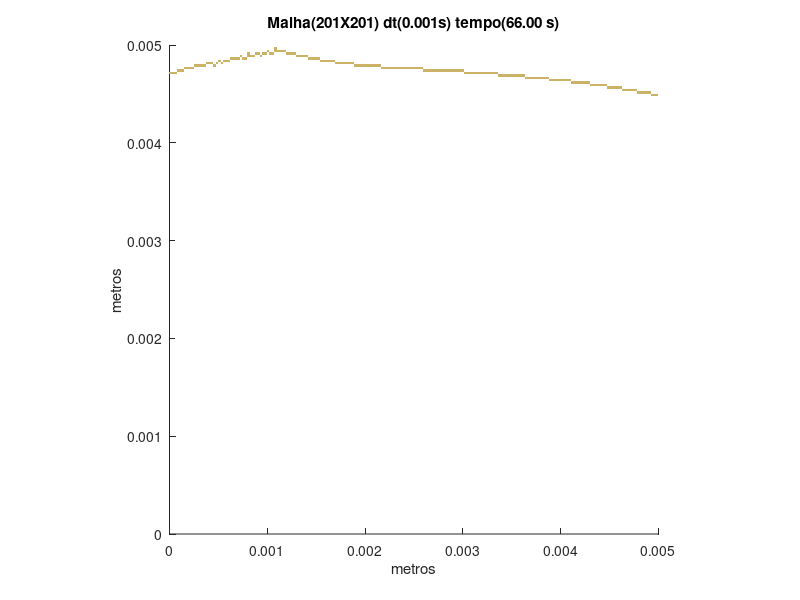

MATLAB code for this plot:
set (gca,'PlotBoxAspectRatio',[1 1 1],'Xlim',[0,0.005],'Ylim',[0,0.005])
hold on
title('Malha(201X201) dt(0.001s) tempo(66.00 s)')
hold on
ylabel('metros')
hold on
xlabel('metros')
hold on

fill([0.00492537313432836 0.00492537313432836 0.00495024875621891 0.00495024875621891],[0.00447761194029851 0.00450248756218905 0.00450248756218905 0.00447761194029851],[0.8,0.7,0.4],'LineStyle','none')

fill([0.00495024875621891 0.00495024875621891 0.00497512437810945 0.00497512437810945],[0.00447761194029851 0.00450248756218905 0.00450248756218905 0.00447761194029851],[0.8,0.7,0.4],'LineStyle','none')

fill([0.00497512437810945 0.00497512437810945 0.005 0.005],[0.00447761194029851 0.00450248756218905 0.00450248756218905 0.00447761194029851],[0.8,0.7,0.4],'LineStyle','none')

fill([0.00477611940298507 0.00477611940298507 0.00480099502487562 0.00480099502487562],[0.00450248756218905 0.0045273631840796 0.0045273631840796 0.00450248756218905],[0.8,0.7,0.4],'LineStyle','none')

fill([0.00480099502487562 0.00480099502487562 0.00482587064676617 0.00482587064676617],[0.00450248756218905 0.0045273631840796 0.0045273631840796 0.00450248756218905],[0.8,0.7,0.4],'LineStyle','none')

fill([0.00482587064676617 0.00482587064676617 0.00485074626865672 0.00485074626865672],[0.00450248756218905 0.0045273631840796 0.0045273631840796 0.00450248756218905],[0.8,0.7,0.4],'LineStyle','none')

fill([0.00485074626865672 0.00485074626865672 0.00487562189054726 0.00487562189054726],[0.00450248756218905 0.0045273631840796 0.0045273631840796 0.00450248756218905],[0.8,0.7,0.4],'LineStyle','none')

fill([0.00487562189054726 0.00487562189054726 0.00490049751243781 0.00490049751243781],[0.00450248756218905 0.0045273631840796 0.0045273631840796 0.00450248756218905],[0.8,0.7,0.4],'LineStyle','none')

fill([0.00490049751243781 0.00490049751243781 0.00492537313432836 0.00492537313432836],[0.00450248756218905 0.0045273631840796 0.0045273631840796 0.00450248756218905],[0.8,0.7,0.4],'LineStyle','none')

fill([0.00462686567164179 0.00462686567164179 0.00465174129353234 0.00465174129353234],[0.0045273631840796 0.00455223880597015 0.00455223880597015 0.0045273631840796],[0.8,0.7,0.4],'LineStyle','none')

fill([0.00465174129353234 0.00465174129353234 0.00467661691542289 0.00467661691542289],[0.0045273631840796 0.00455223880597015 0.00455223880597015 0.0045273631840796],[0.8,0.7,0.4],'LineStyle','none')

fill([0.00467661691542289 0.00467661691542289 0.00470149253731343 0.00470149253731343],[0.0045273631840796 0.00455223880597015 0.00455223880597015 0.0045273631840796],[0.8,0.7,0.4],'LineStyle','none')

fill([0.00470149253731343 0.00470149253731343 0.00472636815920398 0.00472636815920398],[0.0045273631840796 0.00455223880597015 0.00455223880597015 0.0045273631840796],[0.8,0.7,0.4],'LineStyle','none')

fill([0.00472636815920398 0.00472636815920398 0.00475124378109453 0.00475124378109453],[0.0045273631840796 0.00455223880597015 0.00455223880597015 0.0045273631840796],[0.8,0.7,0.4],'LineStyle','none')

fill([0.00475124378109453 0.00475124378109453 0.00477611940298507 0.00477611940298507],[0.0045273631840796 0.00455223880597015 0.00455223880597015 0.0045273631840796],[0.8,0.7,0.4],'LineStyle','none')

fill([0.00447761194029851 0.00447761194029851 0.00450248756218905 0.00450248756218905],[0.00455223880597015 0.0045771144278607 0.0045771144278607 0.00455223880597015],[0.8,0.7,0.4],'LineStyle','none')

fill([0.00450248756218905 0.00450248756218905 0.0045273631840796 0.0045273631840796],[0.00455223880597015 0.0045771144278607 0.0045771144278607 0.00455223880597015],[0.8,0.7,0.4],'LineStyle','none')

fill([0.0045273631840796 0.0045273631840796 0.00455223880597015 0.00455223880597015],[0.00455223880597015 0.0045771144278607 0.0045771144278607 0.00455223880597015],[0.8,0.7,0.4],'LineStyle','none')

fill([0.00455223880597015 0.00455223880597015 0.0045771144278607 0.0045771144278607],[0.00455223880597015 0.0045771144278607 0.0045771144278607 0.00455223880597015],[0.8,0.7,0.4],'LineStyle','none')

fill([0.0045771144278607 0.0045771144278607 0.00460199004975124 0.00460199004975124],[0.00455223880597015 0.0045771144278607 0.0045771144278607 0.00455223880597015],[0.8,0.7,0.4],'LineStyle','none')

fill([0.00460199004975124 0.00460199004975124 0.00462686567164179 0.00462686567164179],[0.00455223880597015 0.0045771144278607 0.0045771144278607 0.00455223880597015],[0.8,0.7,0.4],'LineStyle','none')

fill([0.00430348258706468 0.00430348258706468 0.00432835820895522 0.00432835820895522],[0.0045771144278607 0.00460199004975124 0.00460199004975124 0.0045771144278607],[0.8,0.7,0.4],'LineStyle','none')

fill([0.00432835820895522 0.00432835820895522 0.00435323383084577 0.00435323383084577],[0.0045771144278607 0.00460199004975124 0.00460199004975124 0.0045771144278607],[0.8,0.7,0.4],'LineStyle','none')

fill([0.00435323383084577 0.00435323383084577 0.00437810945273632 0.00437810945273632],[0.0045771144278607 0.00460199004975124 0.00460199004975124 0.0045771144278607],[0.8,0.7,0.4],'LineStyle','none')

fill([0.00437810945273632 0.00437810945273632 0.00440298507462687 0.00440298507462687],[0.0045771144278607 0.00460199004975124 0.00460199004975124 0.0045771144278607],[0.8,0.7,0.4],'LineStyle','none')

fill([0.00440298507462687 0.00440298507462687 0.00442786069651741 0.00442786069651741],[0.0045771144278607 0.00460199004975124 0.00460199004975124 0.0045771144278607],[0.8,0.7,0.4],'LineStyle','none')

fill([0.00442786069651741 0.00442786069651741 0.00445273631840796 0.00445273631840796],[0.0045771144278607 0.00460199004975124 0.00460199004975124 0.0045771144278607],[0.8,0.7,0.4],'LineStyle','none')

fill([0.00445273631840796 0.00445273631840796 0.00447761194029851 0.00447761194029851],[0.0045771144278607 0.00460199004975124 0.00460199004975124 0.0045771144278607],[0.8,0.7,0.4],'LineStyle','none')

fill([0.0041044776119403 0.0041044776119403 0.00412935323383085 0.00412935323383085],[0.00460199004975124 0.00462686567164179 0.00462686567164179 0.00460199004975124],[0.8,0.7,0.4],'LineStyle','none')

fill([0.00412935323383085 0.00412935323383085 0.00415422885572139 0.00415422885572139],[0.00460199004975124 0.00462686567164179 0.00462686567164179 0.00460199004975124],[0.8,0.7,0.4],'LineStyle','none')

fill([0.00415422885572139 0.00415422885572139 0.00417910447761194 0.00417910447761194],[0.00460199004975124 0.00462686567164179 0.00462686567164179 0.00460199004975124],[0.8,0.7,0.4],'LineStyle','none')

fill([0.00417910447761194 0.00417910447761194 0.00420398009950249 0.00420398009950249],[0.00460199004975124 0.00462686567164179 0.00462686567164179 0.00460199004975124],[0.8,0.7,0.4],'LineStyle','none')

fill([0.00420398009950249 0.00420398009950249 0.00422885572139303 0.00422885572139303],[0.00460199004975124 0.00462686567164179 0.00462686567164179 0.00460199004975124],[0.8,0.7,0.4],'LineStyle','none')

fill([0.00422885572139303 0.00422885572139303 0.00425373134328358 0.00425373134328358],[0.00460199004975124 0.00462686567164179 0.00462686567164179 0.00460199004975124],[0.8,0.7,0.4],'LineStyle','none')

fill([0.00425373134328358 0.00425373134328358 0.00427860696517413 0.00427860696517413],[0.00460199004975124 0.00462686567164179 0.00462686567164179 0.00460199004975124],[0.8,0.7,0.4],'LineStyle','none')

fill([0.00427860696517413 0.00427860696517413 0.00430348258706468 0.00430348258706468],[0.00460199004975124 0.00462686567164179 0.00462686567164179 0.00460199004975124],[0.8,0.7,0.4],'LineStyle','none')

fill([0.00388059701492537 0.00388059701492537 0.00390547263681592 0.00390547263681592],[0.00462686567164179 0.00465174129353234 0.00465174129353234 0.00462686567164179],[0.8,0.7,0.4],'LineStyle','none')

fill([0.00390547263681592 0.00390547263681592 0.00393034825870647 0.00393034825870647],[0.00462686567164179 0.00465174129353234 0.00465174129353234 0.00462686567164179],[0.8,0.7,0.4],'LineStyle','none')

fill([0.00393034825870647 0.00393034825870647 0.00395522388059701 0.00395522388059701],[0.00462686567164179 0.00465174129353234 0.00465174129353234 0.00462686567164179],[0.8,0.7,0.4],'LineStyle','none')

fill([0.00395522388059701 0.00395522388059701 0.00398009950248756 0.00398009950248756],[0.00462686567164179 0.00465174129353234 0.00465174129353234 0.00462686567164179],[0.8,0.7,0.4],'LineStyle','none')

fill([0.00398009950248756 0.00398009950248756 0.00400497512437811 0.00400497512437811],[0.00462686567164179 0.00465174129353234 0.00465174129353234 0.00462686567164179],[0.8,0.7,0.4],'LineStyle','none')

fill([0.00400497512437811 0.00400497512437811 0.00402985074626866 0.00402985074626866],[0.00462686567164179 0.00465174129353234 0.00465174129353234 0.00462686567164179],[0.8,0.7,0.4],'LineStyle','none')

fill([0.00402985074626866 0.00402985074626866 0.0040547263681592 0.0040547263681592],[0.00462686567164179 0.00465174129353234 0.00465174129353234 0.00462686567164179],[0.8,0.7,0.4],'LineStyle','none')

fill([0.0040547263681592 0.0040547263681592 0.00407960199004975 0.00407960199004975],[0.00462686567164179 0.00465174129353234 0.00465174129353234 0.00462686567164179],[0.8,0.7,0.4],'LineStyle','none')

fill([0.00407960199004975 0.00407960199004975 0.0041044776119403 0.0041044776119403],[0.00462686567164179 0.00465174129353234 0.00465174129353234 0.00462686567164179],[0.8,0.7,0.4],'LineStyle','none')

fill([0.0036318407960199 0.0036318407960199 0.00365671641791045 0.00365671641791045],[0.00465174129353234 0.00467661691542289 0.00467661691542289 0.00465174129353234],[0.8,0.7,0.4],'LineStyle','none')

fill([0.00365671641791045 0.00365671641791045 0.003681592039801 0.003681592039801],[0.00465174129353234 0.00467661691542289 0.00467661691542289 0.00465174129353234],[0.8,0.7,0.4],'LineStyle','none')

fill([0.003681592039801 0.003681592039801 0.00370646766169154 0.00370646766169154],[0.00465174129353234 0.00467661691542289 0.00467661691542289 0.00465174129353234],[0.8,0.7,0.4],'LineStyle','none')

fill([0.00370646766169154 0.00370646766169154 0.00373134328358209 0.00373134328358209],[0.00465174129353234 0.00467661691542289 0.00467661691542289 0.00465174129353234],[0.8,0.7,0.4],'LineStyle','none')

fill([0.00373134328358209 0.00373134328358209 0.00375621890547264 0.00375621890547264],[0.00465174129353234 0.00467661691542289 0.00467661691542289 0.00465174129353234],[0.8,0.7,0.4],'LineStyle','none')

fill([0.00375621890547264 0.00375621890547264 0.00378109452736318 0.00378109452736318],[0.00465174129353234 0.00467661691542289 0.00467661691542289 0.00465174129353234],[0.8,0.7,0.4],'LineStyle','none')

fill([0.00378109452736318 0.00378109452736318 0.00380597014925373 0.00380597014925373],[0.00465174129353234 0.00467661691542289 0.00467661691542289 0.00465174129353234],[0.8,0.7,0.4],'LineStyle','none')

fill([0.00380597014925373 0.00380597014925373 0.00383084577114428 0.00383084577114428],[0.00465174129353234 0.00467661691542289 0.00467661691542289 0.00465174129353234],[0.8,0.7,0.4],'LineStyle','none')

fill([0.00383084577114428 0.00383084577114428 0.00385572139303483 0.00385572139303483],[0.00465174129353234 0.00467661691542289 0.00467661691542289 0.00465174129353234],[0.8,0.7,0.4],'LineStyle','none')

fill([0.00385572139303483 0.00385572139303483 0.00388059701492537 0.00388059701492537],[0.00465174129353234 0.00467661691542289 0.00467661691542289 0.00465174129353234],[0.8,0.7,0.4],'LineStyle','none')

fill([0.00335820895522388 0.00335820895522388 0.00338308457711443 0.00338308457711443],[0.00467661691542289 0.00470149253731343 0.00470149253731343 0.00467661691542289],[0.8,0.7,0.4],'LineStyle','none')

fill([0.00338308457711443 0.00338308457711443 0.00340796019900498 0.00340796019900498],[0.00467661691542289 0.00470149253731343 0.00470149253731343 0.00467661691542289],[0.8,0.7,0.4],'LineStyle','none')

fill([0.00340796019900498 0.00340796019900498 0.00343283582089552 0.00343283582089552],[0.00467661691542289 0.00470149253731343 0.00470149253731343 0.00467661691542289],[0.8,0.7,0.4],'LineStyle','none')

fill([0.00343283582089552 0.00343283582089552 0.00345771144278607 0.00345771144278607],[0.00467661691542289 0.00470149253731343 0.00470149253731343 0.00467661691542289],[0.8,0.7,0.4],'LineStyle','none')

fill([0.00345771144278607 0.00345771144278607 0.00348258706467662 0.00348258706467662],[0.00467661691542289 0.00470149253731343 0.00470149253731343 0.00467661691542289],[0.8,0.7,0.4],'LineStyle','none')

fill([0.00348258706467662 0.00348258706467662 0.00350746268656716 0.00350746268656716],[0.00467661691542289 0.00470149253731343 0.00470149253731343 0.00467661691542289],[0.8,0.7,0.4],'LineStyle','none')

fill([0.00350746268656716 0.00350746268656716 0.00353233830845771 0.00353233830845771],[0.00467661691542289 0.00470149253731343 0.00470149253731343 0.00467661691542289],[0.8,0.7,0.4],'LineStyle','none')

fill([0.00353233830845771 0.00353233830845771 0.00355721393034826 0.00355721393034826],[0.00467661691542289 0.00470149253731343 0.00470149253731343 0.00467661691542289],[0.8,0.7,0.4],'LineStyle','none')

fill([0.00355721393034826 0.00355721393034826 0.00358208955223881 0.00358208955223881],[0.00467661691542289 0.00470149253731343 0.00470149253731343 0.00467661691542289],[0.8,0.7,0.4],'LineStyle','none')

fill([0.00358208955223881 0.00358208955223881 0.00360696517412935 0.00360696517412935],[0.00467661691542289 0.00470149253731343 0.00470149253731343 0.00467661691542289],[0.8,0.7,0.4],'LineStyle','none')

fill([0.00360696517412935 0.00360696517412935 0.0036318407960199 0.0036318407960199],[0.00467661691542289 0.00470149253731343 0.00470149253731343 0.00467661691542289],[0.8,0.7,0.4],'LineStyle','none')

fill([0 0 2.48756218905473E-05 2.48756218905473E-05],[0.00470149253731343 0.00472636815920398 0.00472636815920398 0.00470149253731343],[0.8,0.7,0.4],'LineStyle','none')

fill([2.48756218905473E-05 2.48756218905473E-05 4.97512437810945E-05 4.97512437810945E-05],[0.00470149253731343 0.00472636815920398 0.00472636815920398 0.00470149253731343],[0.8,0.7,0.4],'LineStyle','none')

fill([4.97512437810945E-05 4.97512437810945E-05 7.46268656716418E-05 7.46268656716418E-05],[0.00470149253731343 0.00472636815920398 0.00472636815920398 0.00470149253731343],[0.8,0.7,0.4],'LineStyle','none')

fill([0.00300995024875622 0.00300995024875622 0.00303482587064677 0.00303482587064677],[0.00470149253731343 0.00472636815920398 0.00472636815920398 0.00470149253731343],[0.8,0.7,0.4],'LineStyle','none')

fill([0.00303482587064677 0.00303482587064677 0.00305970149253731 0.00305970149253731],[0.00470149253731343 0.00472636815920398 0.00472636815920398 0.00470149253731343],[0.8,0.7,0.4],'LineStyle','none')

fill([0.00305970149253731 0.00305970149253731 0.00308457711442786 0.00308457711442786],[0.00470149253731343 0.00472636815920398 0.00472636815920398 0.00470149253731343],[0.8,0.7,0.4],'LineStyle','none')

fill([0.00308457711442786 0.00308457711442786 0.00310945273631841 0.00310945273631841],[0.00470149253731343 0.00472636815920398 0.00472636815920398 0.00470149253731343],[0.8,0.7,0.4],'LineStyle','none')

fill([0.00310945273631841 0.00310945273631841 0.00313432835820896 0.00313432835820896],[0.00470149253731343 0.00472636815920398 0.00472636815920398 0.00470149253731343],[0.8,0.7,0.4],'LineStyle','none')

fill([0.00313432835820896 0.00313432835820896 0.0031592039800995 0.0031592039800995],[0.00470149253731343 0.00472636815920398 0.00472636815920398 0.00470149253731343],[0.8,0.7,0.4],'LineStyle','none')

fill([0.0031592039800995 0.0031592039800995 0.00318407960199005 0.00318407960199005],[0.00470149253731343 0.00472636815920398 0.00472636815920398 0.00470149253731343],[0.8,0.7,0.4],'LineStyle','none')

fill([0.00318407960199005 0.00318407960199005 0.0032089552238806 0.0032089552238806],[0.00470149253731343 0.00472636815920398 0.00472636815920398 0.00470149253731343],[0.8,0.7,0.4],'LineStyle','none')

fill([0.0032089552238806 0.0032089552238806 0.00323383084577114 0.00323383084577114],[0.00470149253731343 0.00472636815920398 0.00472636815920398 0.00470149253731343],[0.8,0.7,0.4],'LineStyle','none')

fill([0.00323383084577114 0.00323383084577114 0.00325870646766169 0.00325870646766169],[0.00470149253731343 0.00472636815920398 0.00472636815920398 0.00470149253731343],[0.8,0.7,0.4],'LineStyle','none')

fill([0.00325870646766169 0.00325870646766169 0.00328358208955224 0.00328358208955224],[0.00470149253731343 0.00472636815920398 0.00472636815920398 0.00470149253731343],[0.8,0.7,0.4],'LineStyle','none')

fill([0.00328358208955224 0.00328358208955224 0.00330845771144279 0.00330845771144279],[0.00470149253731343 0.00472636815920398 0.00472636815920398 0.00470149253731343],[0.8,0.7,0.4],'LineStyle','none')

fill([0.00330845771144279 0.00330845771144279 0.00333333333333333 0.00333333333333333],[0.00470149253731343 0.00472636815920398 0.00472636815920398 0.00470149253731343],[0.8,0.7,0.4],'LineStyle','none')

fill([0.00333333333333333 0.00333333333333333 0.00335820895522388 0.00335820895522388],[0.00470149253731343 0.00472636815920398 0.00472636815920398 0.00470149253731343],[0.8,0.7,0.4],'LineStyle','none')

fill([7.46268656716418E-05 7.46268656716418E-05 9.95024875621891E-05 9.95024875621891E-05],[0.00472636815920398 0.00475124378109453 0.00475124378109453 0.00472636815920398],[0.8,0.7,0.4],'LineStyle','none')

fill([9.95024875621891E-05 9.95024875621891E-05 0.000124378109452736 0.000124378109452736],[0.00472636815920398 0.00475124378109453 0.00475124378109453 0.00472636815920398],[0.8,0.7,0.4],'LineStyle','none')

fill([0.000124378109452736 0.000124378109452736 0.000149253731343284 0.000149253731343284],[0.00472636815920398 0.00475124378109453 0.00475124378109453 0.00472636815920398],[0.8,0.7,0.4],'LineStyle','none')

fill([0.00258706467661692 0.00258706467661692 0.00261194029850746 0.00261194029850746],[0.00472636815920398 0.00475124378109453 0.00475124378109453 0.00472636815920398],[0.8,0.7,0.4],'LineStyle','none')

fill([0.00261194029850746 0.00261194029850746 0.00263681592039801 0.00263681592039801],[0.00472636815920398 0.00475124378109453 0.00475124378109453 0.00472636815920398],[0.8,0.7,0.4],'LineStyle','none')

fill([0.00263681592039801 0.00263681592039801 0.00266169154228856 0.00266169154228856],[0.00472636815920398 0.00475124378109453 0.00475124378109453 0.00472636815920398],[0.8,0.7,0.4],'LineStyle','none')

fill([0.00266169154228856 0.00266169154228856 0.0026865671641791 0.0026865671641791],[0.00472636815920398 0.00475124378109453 0.00475124378109453 0.00472636815920398],[0.8,0.7,0.4],'LineStyle','none')

fill([0.0026865671641791 0.0026865671641791 0.00271144278606965 0.00271144278606965],[0.00472636815920398 0.00475124378109453 0.00475124378109453 0.00472636815920398],[0.8,0.7,0.4],'LineStyle','none')

fill([0.00271144278606965 0.00271144278606965 0.0027363184079602 0.0027363184079602],[0.00472636815920398 0.00475124378109453 0.00475124378109453 0.00472636815920398],[0.8,0.7,0.4],'LineStyle','none')

fill([0.0027363184079602 0.0027363184079602 0.00276119402985075 0.00276119402985075],[0.00472636815920398 0.00475124378109453 0.00475124378109453 0.00472636815920398],[0.8,0.7,0.4],'LineStyle','none')

fill([0.00276119402985075 0.00276119402985075 0.00278606965174129 0.00278606965174129],[0.00472636815920398 0.00475124378109453 0.00475124378109453 0.00472636815920398],[0.8,0.7,0.4],'LineStyle','none')

fill([0.00278606965174129 0.00278606965174129 0.00281094527363184 0.00281094527363184],[0.00472636815920398 0.00475124378109453 0.00475124378109453 0.00472636815920398],[0.8,0.7,0.4],'LineStyle','none')

fill([0.00281094527363184 0.00281094527363184 0.00283582089552239 0.00283582089552239],[0.00472636815920398 0.00475124378109453 0.00475124378109453 0.00472636815920398],[0.8,0.7,0.4],'LineStyle','none')

fill([0.00283582089552239 0.00283582089552239 0.00286069651741294 0.00286069651741294],[0.00472636815920398 0.00475124378109453 0.00475124378109453 0.00472636815920398],[0.8,0.7,0.4],'LineStyle','none')

fill([0.00286069651741294 0.00286069651741294 0.00288557213930348 0.00288557213930348],[0.00472636815920398 0.00475124378109453 0.00475124378109453 0.00472636815920398],[0.8,0.7,0.4],'LineStyle','none')

fill([0.00288557213930348 0.00288557213930348 0.00291044776119403 0.00291044776119403],[0.00472636815920398 0.00475124378109453 0.00475124378109453 0.00472636815920398],[0.8,0.7,0.4],'LineStyle','none')

fill([0.00291044776119403 0.00291044776119403 0.00293532338308458 0.00293532338308458],[0.00472636815920398 0.00475124378109453 0.00475124378109453 0.00472636815920398],[0.8,0.7,0.4],'LineStyle','none')

fill([0.00293532338308458 0.00293532338308458 0.00296019900497512 0.00296019900497512],[0.00472636815920398 0.00475124378109453 0.00475124378109453 0.00472636815920398],[0.8,0.7,0.4],'LineStyle','none')

fill([0.00296019900497512 0.00296019900497512 0.00298507462686567 0.00298507462686567],[0.00472636815920398 0.00475124378109453 0.00475124378109453 0.00472636815920398],[0.8,0.7,0.4],'LineStyle','none')

fill([0.00298507462686567 0.00298507462686567 0.00300995024875622 0.00300995024875622],[0.00472636815920398 0.00475124378109453 0.00475124378109453 0.00472636815920398],[0.8,0.7,0.4],'LineStyle','none')

fill([0.000149253731343284 0.000149253731343284 0.000174129353233831 0.000174129353233831],[0.00475124378109453 0.00477611940298507 0.00477611940298507 0.00475124378109453],[0.8,0.7,0.4],'LineStyle','none')

fill([0.000174129353233831 0.000174129353233831 0.000199004975124378 0.000199004975124378],[0.00475124378109453 0.00477611940298507 0.00477611940298507 0.00475124378109453],[0.8,0.7,0.4],'LineStyle','none')

fill([0.000199004975124378 0.000199004975124378 0.000223880597014925 0.000223880597014925],[0.00475124378109453 0.00477611940298507 0.00477611940298507 0.00475124378109453],[0.8,0.7,0.4],'LineStyle','none')

fill([0.000223880597014925 0.000223880597014925 0.000248756218905473 0.000248756218905473],[0.00475124378109453 0.00477611940298507 0.00477611940298507 0.00475124378109453],[0.8,0.7,0.4],'LineStyle','none')

fill([0.00216417910447761 0.00216417910447761 0.00218905472636816 0.00218905472636816],[0.00475124378109453 0.00477611940298507 0.00477611940298507 0.00475124378109453],[0.8,0.7,0.4],'LineStyle','none')

fill([0.00218905472636816 0.00218905472636816 0.00221393034825871 0.00221393034825871],[0.00475124378109453 0.00477611940298507 0.00477611940298507 0.00475124378109453],[0.8,0.7,0.4],'LineStyle','none')

fill([0.00221393034825871 0.00221393034825871 0.00223880597014925 0.00223880597014925],[0.00475124378109453 0.00477611940298507 0.00477611940298507 0.00475124378109453],[0.8,0.7,0.4],'LineStyle','none')

fill([0.00223880597014925 0.00223880597014925 0.0022636815920398 0.0022636815920398],[0.00475124378109453 0.00477611940298507 0.00477611940298507 0.00475124378109453],[0.8,0.7,0.4],'LineStyle','none')

fill([0.0022636815920398 0.0022636815920398 0.00228855721393035 0.00228855721393035],[0.00475124378109453 0.00477611940298507 0.00477611940298507 0.00475124378109453],[0.8,0.7,0.4],'LineStyle','none')

fill([0.00228855721393035 0.00228855721393035 0.0023134328358209 0.0023134328358209],[0.00475124378109453 0.00477611940298507 0.00477611940298507 0.00475124378109453],[0.8,0.7,0.4],'LineStyle','none')

fill([0.0023134328358209 0.0023134328358209 0.00233830845771144 0.00233830845771144],[0.00475124378109453 0.00477611940298507 0.00477611940298507 0.00475124378109453],[0.8,0.7,0.4],'LineStyle','none')

fill([0.00233830845771144 0.00233830845771144 0.00236318407960199 0.00236318407960199],[0.00475124378109453 0.00477611940298507 0.00477611940298507 0.00475124378109453],[0.8,0.7,0.4],'LineStyle','none')

fill([0.00236318407960199 0.00236318407960199 0.00238805970149254 0.00238805970149254],[0.00475124378109453 0.00477611940298507 0.00477611940298507 0.00475124378109453],[0.8,0.7,0.4],'LineStyle','none')

fill([0.00238805970149254 0.00238805970149254 0.00241293532338308 0.00241293532338308],[0.00475124378109453 0.00477611940298507 0.00477611940298507 0.00475124378109453],[0.8,0.7,0.4],'LineStyle','none')

fill([0.00241293532338308 0.00241293532338308 0.00243781094527363 0.00243781094527363],[0.00475124378109453 0.00477611940298507 0.00477611940298507 0.00475124378109453],[0.8,0.7,0.4],'LineStyle','none')

fill([0.00243781094527363 0.00243781094527363 0.00246268656716418 0.00246268656716418],[0.00475124378109453 0.00477611940298507 0.00477611940298507 0.00475124378109453],[0.8,0.7,0.4],'LineStyle','none')

fill([0.00246268656716418 0.00246268656716418 0.00248756218905473 0.00248756218905473],[0.00475124378109453 0.00477611940298507 0.00477611940298507 0.00475124378109453],[0.8,0.7,0.4],'LineStyle','none')

fill([0.00248756218905473 0.00248756218905473 0.00251243781094527 0.00251243781094527],[0.00475124378109453 0.00477611940298507 0.00477611940298507 0.00475124378109453],[0.8,0.7,0.4],'LineStyle','none')

fill([0.00251243781094527 0.00251243781094527 0.00253731343283582 0.00253731343283582],[0.00475124378109453 0.00477611940298507 0.00477611940298507 0.00475124378109453],[0.8,0.7,0.4],'LineStyle','none')

fill([0.00253731343283582 0.00253731343283582 0.00256218905472637 0.00256218905472637],[0.00475124378109453 0.00477611940298507 0.00477611940298507 0.00475124378109453],[0.8,0.7,0.4],'LineStyle','none')

fill([0.00256218905472637 0.00256218905472637 0.00258706467661692 0.00258706467661692],[0.00475124378109453 0.00477611940298507 0.00477611940298507 0.00475124378109453],[0.8,0.7,0.4],'LineStyle','none')

fill([0.000248756218905473 0.000248756218905473 0.00027363184079602 0.00027363184079602],[0.00477611940298507 0.00480099502487562 0.00480099502487562 0.00477611940298507],[0.8,0.7,0.4],'LineStyle','none')

fill([0.00027363184079602 0.00027363184079602 0.000298507462686567 0.000298507462686567],[0.00477611940298507 0.00480099502487562 0.00480099502487562 0.00477611940298507],[0.8,0.7,0.4],'LineStyle','none')

fill([0.000298507462686567 0.000298507462686567 0.000323383084577114 0.000323383084577114],[0.00477611940298507 0.00480099502487562 0.00480099502487562 0.00477611940298507],[0.8,0.7,0.4],'LineStyle','none')

fill([0.000323383084577114 0.000323383084577114 0.000348258706467662 0.000348258706467662],[0.00477611940298507 0.00480099502487562 0.00480099502487562 0.00477611940298507],[0.8,0.7,0.4],'LineStyle','none')

fill([0.000348258706467662 0.000348258706467662 0.000373134328358209 0.000373134328358209],[0.00477611940298507 0.00480099502487562 0.00480099502487562 0.00477611940298507],[0.8,0.7,0.4],'LineStyle','none')

fill([0.000447761194029851 0.000447761194029851 0.000472636815920398 0.000472636815920398],[0.00477611940298507 0.00480099502487562 0.00480099502487562 0.00477611940298507],[0.8,0.7,0.4],'LineStyle','none')

fill([0.00189054726368159 0.00189054726368159 0.00191542288557214 0.00191542288557214],[0.00477611940298507 0.00480099502487562 0.00480099502487562 0.00477611940298507],[0.8,0.7,0.4],'LineStyle','none')

fill([0.00191542288557214 0.00191542288557214 0.00194029850746269 0.00194029850746269],[0.00477611940298507 0.00480099502487562 0.00480099502487562 0.00477611940298507],[0.8,0.7,0.4],'LineStyle','none')

fill([0.00194029850746269 0.00194029850746269 0.00196517412935323 0.00196517412935323],[0.00477611940298507 0.00480099502487562 0.00480099502487562 0.00477611940298507],[0.8,0.7,0.4],'LineStyle','none')

fill([0.00196517412935323 0.00196517412935323 0.00199004975124378 0.00199004975124378],[0.00477611940298507 0.00480099502487562 0.00480099502487562 0.00477611940298507],[0.8,0.7,0.4],'LineStyle','none')

fill([0.00199004975124378 0.00199004975124378 0.00201492537313433 0.00201492537313433],[0.00477611940298507 0.00480099502487562 0.00480099502487562 0.00477611940298507],[0.8,0.7,0.4],'LineStyle','none')

fill([0.00201492537313433 0.00201492537313433 0.00203980099502488 0.00203980099502488],[0.00477611940298507 0.00480099502487562 0.00480099502487562 0.00477611940298507],[0.8,0.7,0.4],'LineStyle','none')

fill([0.00203980099502488 0.00203980099502488 0.00206467661691542 0.00206467661691542],[0.00477611940298507 0.00480099502487562 0.00480099502487562 0.00477611940298507],[0.8,0.7,0.4],'LineStyle','none')

fill([0.00206467661691542 0.00206467661691542 0.00208955223880597 0.00208955223880597],[0.00477611940298507 0.00480099502487562 0.00480099502487562 0.00477611940298507],[0.8,0.7,0.4],'LineStyle','none')

fill([0.00208955223880597 0.00208955223880597 0.00211442786069652 0.00211442786069652],[0.00477611940298507 0.00480099502487562 0.00480099502487562 0.00477611940298507],[0.8,0.7,0.4],'LineStyle','none')

fill([0.00211442786069652 0.00211442786069652 0.00213930348258706 0.00213930348258706],[0.00477611940298507 0.00480099502487562 0.00480099502487562 0.00477611940298507],[0.8,0.7,0.4],'LineStyle','none')

fill([0.00213930348258706 0.00213930348258706 0.00216417910447761 0.00216417910447761],[0.00477611940298507 0.00480099502487562 0.00480099502487562 0.00477611940298507],[0.8,0.7,0.4],'LineStyle','none')

fill([0.000373134328358209 0.000373134328358209 0.000398009950248756 0.000398009950248756],[0.00480099502487562 0.00482587064676617 0.00482587064676617 0.00480099502487562],[0.8,0.7,0.4],'LineStyle','none')

fill([0.000398009950248756 0.000398009950248756 0.000422885572139303 0.000422885572139303],[0.00480099502487562 0.00482587064676617 0.00482587064676617 0.00480099502487562],[0.8,0.7,0.4],'LineStyle','none')

fill([0.000422885572139303 0.000422885572139303 0.000447761194029851 0.000447761194029851],[0.00480099502487562 0.00482587064676617 0.00482587064676617 0.00480099502487562],[0.8,0.7,0.4],'LineStyle','none')

fill([0.000472636815920398 0.000472636815920398 0.000497512437810945 0.000497512437810945],[0.00480099502487562 0.00482587064676617 0.00482587064676617 0.00480099502487562],[0.8,0.7,0.4],'LineStyle','none')

fill([0.000522388059701492 0.000522388059701492 0.00054726368159204 0.00054726368159204],[0.00480099502487562 0.00482587064676617 0.00482587064676617 0.00480099502487562],[0.8,0.7,0.4],'LineStyle','none')

fill([0.00169154228855721 0.00169154228855721 0.00171641791044776 0.00171641791044776],[0.00480099502487562 0.00482587064676617 0.00482587064676617 0.00480099502487562],[0.8,0.7,0.4],'LineStyle','none')

fill([0.00171641791044776 0.00171641791044776 0.00174129353233831 0.00174129353233831],[0.00480099502487562 0.00482587064676617 0.00482587064676617 0.00480099502487562],[0.8,0.7,0.4],'LineStyle','none')

fill([0.00174129353233831 0.00174129353233831 0.00176616915422886 0.00176616915422886],[0.00480099502487562 0.00482587064676617 0.00482587064676617 0.00480099502487562],[0.8,0.7,0.4],'LineStyle','none')

fill([0.00176616915422886 0.00176616915422886 0.0017910447761194 0.0017910447761194],[0.00480099502487562 0.00482587064676617 0.00482587064676617 0.00480099502487562],[0.8,0.7,0.4],'LineStyle','none')

fill([0.0017910447761194 0.0017910447761194 0.00181592039800995 0.00181592039800995],[0.00480099502487562 0.00482587064676617 0.00482587064676617 0.00480099502487562],[0.8,0.7,0.4],'LineStyle','none')

fill([0.00181592039800995 0.00181592039800995 0.0018407960199005 0.0018407960199005],[0.00480099502487562 0.00482587064676617 0.00482587064676617 0.00480099502487562],[0.8,0.7,0.4],'LineStyle','none')

fill([0.0018407960199005 0.0018407960199005 0.00186567164179104 0.00186567164179104],[0.00480099502487562 0.00482587064676617 0.00482587064676617 0.00480099502487562],[0.8,0.7,0.4],'LineStyle','none')

fill([0.00186567164179104 0.00186567164179104 0.00189054726368159 0.00189054726368159],[0.00480099502487562 0.00482587064676617 0.00482587064676617 0.00480099502487562],[0.8,0.7,0.4],'LineStyle','none')

fill([0.000497512437810945 0.000497512437810945 0.000522388059701492 0.000522388059701492],[0.00482587064676617 0.00485074626865672 0.00485074626865672 0.00482587064676617],[0.8,0.7,0.4],'LineStyle','none')

fill([0.00054726368159204 0.00054726368159204 0.000572139303482587 0.000572139303482587],[0.00482587064676617 0.00485074626865672 0.00485074626865672 0.00482587064676617],[0.8,0.7,0.4],'LineStyle','none')

fill([0.000572139303482587 0.000572139303482587 0.000597014925373134 0.000597014925373134],[0.00482587064676617 0.00485074626865672 0.00485074626865672 0.00482587064676617],[0.8,0.7,0.4],'LineStyle','none')

fill([0.000597014925373134 0.000597014925373134 0.000621890547263682 0.000621890547263682],[0.00482587064676617 0.00485074626865672 0.00485074626865672 0.00482587064676617],[0.8,0.7,0.4],'LineStyle','none')

fill([0.00154228855721393 0.00154228855721393 0.00156716417910448 0.00156716417910448],[0.00482587064676617 0.00485074626865672 0.00485074626865672 0.00482587064676617],[0.8,0.7,0.4],'LineStyle','none')

fill([0.00156716417910448 0.00156716417910448 0.00159203980099502 0.00159203980099502],[0.00482587064676617 0.00485074626865672 0.00485074626865672 0.00482587064676617],[0.8,0.7,0.4],'LineStyle','none')

fill([0.00159203980099502 0.00159203980099502 0.00161691542288557 0.00161691542288557],[0.00482587064676617 0.00485074626865672 0.00485074626865672 0.00482587064676617],[0.8,0.7,0.4],'LineStyle','none')

fill([0.00161691542288557 0.00161691542288557 0.00164179104477612 0.00164179104477612],[0.00482587064676617 0.00485074626865672 0.00485074626865672 0.00482587064676617],[0.8,0.7,0.4],'LineStyle','none')

fill([0.00164179104477612 0.00164179104477612 0.00166666666666667 0.00166666666666667],[0.00482587064676617 0.00485074626865672 0.00485074626865672 0.00482587064676617],[0.8,0.7,0.4],'LineStyle','none')

fill([0.00166666666666667 0.00166666666666667 0.00169154228855721 0.00169154228855721],[0.00482587064676617 0.00485074626865672 0.00485074626865672 0.00482587064676617],[0.8,0.7,0.4],'LineStyle','none')

fill([0.000621890547263682 0.000621890547263682 0.000646766169154229 0.000646766169154229],[0.00485074626865672 0.00487562189054726 0.00487562189054726 0.00485074626865672],[0.8,0.7,0.4],'LineStyle','none')

fill([0.000646766169154229 0.000646766169154229 0.000671641791044776 0.000671641791044776],[0.00485074626865672 0.00487562189054726 0.00487562189054726 0.00485074626865672],[0.8,0.7,0.4],'LineStyle','none')

fill([0.000671641791044776 0.000671641791044776 0.000696517412935323 0.000696517412935323],[0.00485074626865672 0.00487562189054726 0.00487562189054726 0.00485074626865672],[0.8,0.7,0.4],'LineStyle','none')

fill([0.000696517412935323 0.000696517412935323 0.000721393034825871 0.000721393034825871],[0.00485074626865672 0.00487562189054726 0.00487562189054726 0.00485074626865672],[0.8,0.7,0.4],'LineStyle','none')

fill([0.000746268656716418 0.000746268656716418 0.000771144278606965 0.000771144278606965],[0.00485074626865672 0.00487562189054726 0.00487562189054726 0.00485074626865672],[0.8,0.7,0.4],'LineStyle','none')

fill([0.000771144278606965 0.000771144278606965 0.000796019900497512 0.000796019900497512],[0.00485074626865672 0.00487562189054726 0.00487562189054726 0.00485074626865672],[0.8,0.7,0.4],'LineStyle','none')

fill([0.00141791044776119 0.00141791044776119 0.00144278606965174 0.00144278606965174],[0.00485074626865672 0.00487562189054726 0.00487562189054726 0.00485074626865672],[0.8,0.7,0.4],'LineStyle','none')

fill([0.00144278606965174 0.00144278606965174 0.00146766169154229 0.00146766169154229],[0.00485074626865672 0.00487562189054726 0.00487562189054726 0.00485074626865672],[0.8,0.7,0.4],'LineStyle','none')

fill([0.00146766169154229 0.00146766169154229 0.00149253731343284 0.00149253731343284],[0.00485074626865672 0.00487562189054726 0.00487562189054726 0.00485074626865672],[0.8,0.7,0.4],'LineStyle','none')

fill([0.00149253731343284 0.00149253731343284 0.00151741293532338 0.00151741293532338],[0.00485074626865672 0.00487562189054726 0.00487562189054726 0.00485074626865672],[0.8,0.7,0.4],'LineStyle','none')

fill([0.00151741293532338 0.00151741293532338 0.00154228855721393 0.00154228855721393],[0.00485074626865672 0.00487562189054726 0.00487562189054726 0.00485074626865672],[0.8,0.7,0.4],'LineStyle','none')

fill([0.000721393034825871 0.000721393034825871 0.000746268656716418 0.000746268656716418],[0.00487562189054726 0.00490049751243781 0.00490049751243781 0.00487562189054726],[0.8,0.7,0.4],'LineStyle','none')

fill([0.000796019900497512 0.000796019900497512 0.00082089552238806 0.00082089552238806],[0.00487562189054726 0.00490049751243781 0.00490049751243781 0.00487562189054726],[0.8,0.7,0.4],'LineStyle','none')

fill([0.00082089552238806 0.00082089552238806 0.000845771144278607 0.000845771144278607],[0.00487562189054726 0.00490049751243781 0.00490049751243781 0.00487562189054726],[0.8,0.7,0.4],'LineStyle','none')

fill([0.000845771144278607 0.000845771144278607 0.000870646766169154 0.000870646766169154],[0.00487562189054726 0.00490049751243781 0.00490049751243781 0.00487562189054726],[0.8,0.7,0.4],'LineStyle','none')

fill([0.000920398009950249 0.000920398009950249 0.000945273631840796 0.000945273631840796],[0.00487562189054726 0.00490049751243781 0.00490049751243781 0.00487562189054726],[0.8,0.7,0.4],'LineStyle','none')

fill([0.00129353233830846 0.00129353233830846 0.001318407960199 0.001318407960199],[0.00487562189054726 0.00490049751243781 0.00490049751243781 0.00487562189054726],[0.8,0.7,0.4],'LineStyle','none')

fill([0.001318407960199 0.001318407960199 0.00134328358208955 0.00134328358208955],[0.00487562189054726 0.00490049751243781 0.00490049751243781 0.00487562189054726],[0.8,0.7,0.4],'LineStyle','none')

fill([0.00134328358208955 0.00134328358208955 0.0013681592039801 0.0013681592039801],[0.00487562189054726 0.00490049751243781 0.00490049751243781 0.00487562189054726],[0.8,0.7,0.4],'LineStyle','none')

fill([0.0013681592039801 0.0013681592039801 0.00139303482587065 0.00139303482587065],[0.00487562189054726 0.00490049751243781 0.00490049751243781 0.00487562189054726],[0.8,0.7,0.4],'LineStyle','none')

fill([0.00139303482587065 0.00139303482587065 0.00141791044776119 0.00141791044776119],[0.00487562189054726 0.00490049751243781 0.00490049751243781 0.00487562189054726],[0.8,0.7,0.4],'LineStyle','none')

fill([0.000796019900497512 0.000796019900497512 0.00082089552238806 0.00082089552238806],[0.00490049751243781 0.00492537313432836 0.00492537313432836 0.00490049751243781],[0.8,0.7,0.4],'LineStyle','none')

fill([0.000870646766169154 0.000870646766169154 0.000895522388059702 0.000895522388059702],[0.00490049751243781 0.00492537313432836 0.00492537313432836 0.00490049751243781],[0.8,0.7,0.4],'LineStyle','none')

fill([0.000895522388059702 0.000895522388059702 0.000920398009950249 0.000920398009950249],[0.00490049751243781 0.00492537313432836 0.00492537313432836 0.00490049751243781],[0.8,0.7,0.4],'LineStyle','none')

fill([0.000945273631840796 0.000945273631840796 0.000970149253731343 0.000970149253731343],[0.00490049751243781 0.00492537313432836 0.00492537313432836 0.00490049751243781],[0.8,0.7,0.4],'LineStyle','none')

fill([0.000970149253731343 0.000970149253731343 0.00099502487562189 0.00099502487562189],[0.00490049751243781 0.00492537313432836 0.00492537313432836 0.00490049751243781],[0.8,0.7,0.4],'LineStyle','none')

fill([0.00101990049751244 0.00101990049751244 0.00104477611940298 0.00104477611940298],[0.00490049751243781 0.00492537313432836 0.00492537313432836 0.00490049751243781],[0.8,0.7,0.4],'LineStyle','none')

fill([0.00104477611940298 0.00104477611940298 0.00106965174129353 0.00106965174129353],[0.00490049751243781 0.00492537313432836 0.00492537313432836 0.00490049751243781],[0.8,0.7,0.4],'LineStyle','none')

fill([0.00119402985074627 0.00119402985074627 0.00121890547263682 0.00121890547263682],[0.00490049751243781 0.00492537313432836 0.00492537313432836 0.00490049751243781],[0.8,0.7,0.4],'LineStyle','none')

fill([0.00121890547263682 0.00121890547263682 0.00124378109452736 0.00124378109452736],[0.00490049751243781 0.00492537313432836 0.00492537313432836 0.00490049751243781],[0.8,0.7,0.4],'LineStyle','none')

fill([0.00124378109452736 0.00124378109452736 0.00126865671641791 0.00126865671641791],[0.00490049751243781 0.00492537313432836 0.00492537313432836 0.00490049751243781],[0.8,0.7,0.4],'LineStyle','none')

fill([0.00126865671641791 0.00126865671641791 0.00129353233830846 0.00129353233830846],[0.00490049751243781 0.00492537313432836 0.00492537313432836 0.00490049751243781],[0.8,0.7,0.4],'LineStyle','none')

fill([0.00099502487562189 0.00099502487562189 0.00101990049751244 0.00101990049751244],[0.00492537313432836 0.00495024875621891 0.00495024875621891 0.00492537313432836],[0.8,0.7,0.4],'LineStyle','none')

fill([0.00106965174129353 0.00106965174129353 0.00109452736318408 0.00109452736318408],[0.00492537313432836 0.00495024875621891 0.00495024875621891 0.00492537313432836],[0.8,0.7,0.4],'LineStyle','none')

fill([0.00109452736318408 0.00109452736318408 0.00111940298507463 0.00111940298507463],[0.00492537313432836 0.00495024875621891 0.00495024875621891 0.00492537313432836],[0.8,0.7,0.4],'LineStyle','none')

fill([0.00111940298507463 0.00111940298507463 0.00114427860696517 0.00114427860696517],[0.00492537313432836 0.00495024875621891 0.00495024875621891 0.00492537313432836],[0.8,0.7,0.4],'LineStyle','none')

fill([0.00114427860696517 0.00114427860696517 0.00116915422885572 0.00116915422885572],[0.00492537313432836 0.00495024875621891 0.00495024875621891 0.00492537313432836],[0.8,0.7,0.4],'LineStyle','none')

fill([0.00116915422885572 0.00116915422885572 0.00119402985074627 0.00119402985074627],[0.00492537313432836 0.00495024875621891 0.00495024875621891 0.00492537313432836],[0.8,0.7,0.4],'LineStyle','none')

fill([0.00106965174129353 0.00106965174129353 0.00109452736318408 0.00109452736318408],[0.00495024875621891 0.00497512437810945 0.00497512437810945 0.00495024875621891],[0.8,0.7,0.4],'LineStyle','none')
